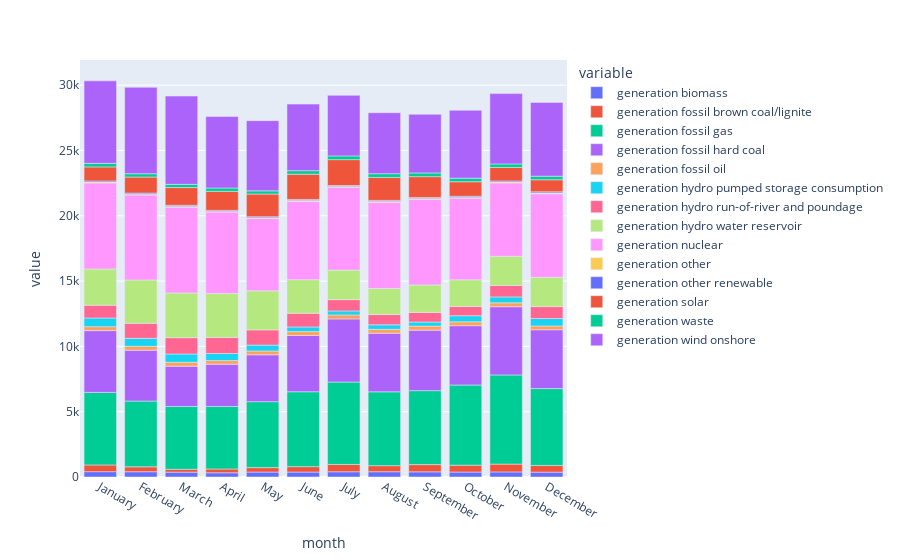

The code cell stored with this chart in its notebook:
### Code cell
fig= px.bar(df_generation)
fig.update_layout(barmode="relative")
fig.show()

### Figure 1 — Plotly figure (JSON) as saved in the notebook; plotly's stock layout.template omitted (floating-point values rounded to 4 significant figures)
{"data": [{"alignmentgroup": "True", "hovertemplate": "variable=generation biomass<br>month=%{x}<br>value=%{y}<extra></extra>", "legendgroup": "generation biomass", "marker": {"color": "#636efa", "pattern": {"shape": ""}}, "name": "generation biomass", "offsetgroup": "generation biomass", "orientation": "v", "showlegend": true, "textposition": "auto", "type": "bar", "x": ["January", "February", "March", "April", "May", "June", "July", "August", "September", "October", "November", "December"], "xaxis": "x", "y": [408.5, 403.3, 372.4, 323.3, 378.1, 379.5, 399.8, 403.2, 393.5, 379.4, 389.0, 372.5], "yaxis": "y"}, {"alignmentgroup": "True", "hovertemplate": "variable=generation fossil brown coal/lignite<br>month=%{x}<br>value=%{y}<extra></extra>", "legendgroup": "generation fossil brown coal/lignite", "marker": {"color": "#EF553B", "pattern": {"shape": ""}}, "name": "generation fossil brown coal/lignite", "offsetgroup": "generation fossil brown coal/lignite", "orientation": "v", "showlegend": true, "textposition": "auto", "type": "bar", "x": ["January", "February", "March", "April", "May", "June", "July", "August", "September", "October", "November", "December"], "xaxis": "x", "y": [513.7, 377.2, 219.4, 290.5, 340.4, 413.5, 560.1, 465.5, 555.6, 527.4, 597.1, 511.9], "yaxis": "y"}, {"alignmentgroup": "True", "hovertemplate": "variable=generation fossil gas<br>month=%{x}<br>value=%{y}<extra></extra>", "legendgroup": "generation fossil gas", "marker": {"color": "#00cc96", "pattern": {"shape": ""}}, "name": "generation fossil gas", "offsetgroup": "generation fossil gas", "orientation": "v", "showlegend": true, "textposition": "auto", "type": "bar", "x": ["January", "February", "March", "April", "May", "June", "July", "August", "September", "October", "November", "December"], "xaxis": "x", "y": [5556.0, 5033.0, 4806.0, 4783.0, 5048.0, 5733.0, 6310.0, 5653.0, 5664.0, 6136.0, 6827.0, 5886.0], "yaxis": "y"}, {"alignmentgroup": "True", "hovertemplate": "variable=generation fossil hard coal<br>month=%{x}<br>value=%{y}<extra></extra>", "legendgroup": "generation fossil hard coal", "marker": {"color": "#ab63fa", "pattern": {"shape": ""}}, "name": "generation fossil hard coal", "offsetgroup": "generation fossil hard coal", "orientation": "v", "showlegend": true, "textposition": "auto", "type": "bar", "x": ["January", "February", "March", "April", "May", "June", "July", "August", "September", "October", "November", "December"], "xaxis": "x", "y": [4729.0, 3892.0, 3086.0, 3236.0, 3587.0, 4309.0, 4833.0, 4485.0, 4631.0, 4542.0, 5224.0, 4502.0], "yaxis": "y"}, {"alignmentgroup": "True", "hovertemplate": "variable=generation fossil oil<br>month=%{x}<br>value=%{y}<extra></extra>", "legendgroup": "generation fossil oil", "marker": {"color": "#FFA15A", "pattern": {"shape": ""}}, "name": "generation fossil oil", "offsetgroup": "generation fossil oil", "orientation": "v", "showlegend": true, "textposition": "auto", "type": "bar", "x": ["January", "February", "March", "April", "May", "June", "July", "August", "September", "October", "November", "December"], "xaxis": "x", "y": [302.3, 300.9, 301.0, 279.5, 295.7, 298.4, 309.2, 299.2, 308.0, 294.8, 298.5, 292.6], "yaxis": "y"}, {"alignmentgroup": "True", "hovertemplate": "variable=generation hydro pumped storage consumption<br>month=%{x}<br>value=%{y}<extra></extra>", "legendgroup": "generation hydro pumped storage consumption", "marker": {"color": "#19d3f3", "pattern": {"shape": ""}}, "name": "generation hydro pumped storage consumption", "offsetgroup": "generation hydro pumped storage consumption", "orientation": "v", "showlegend": true, "textposition": "auto", "type": "bar", "x": ["January", "February", "March", "April", "May", "June", "July", "August", "September", "October", "November", "December"], "xaxis": "x", "y": [665.6, 607.6, 632.8, 546.9, 449.5, 353.9, 302.9, 346.7, 313.6, 468.4, 455.3, 568.2], "yaxis": "y"}, {"alignmentgroup": "True", "hovertemplate": "variable=generation hydro run-of-river and poundage<br>month=%{x}<br>value=%{y}<extra></extra>", "legendgroup": "generation hydro run-of-river and poundage", "marker": {"color": "#FF6692", "pattern": {"shape": ""}}, "name": "generation hydro run-of-river and poundage", "offsetgroup": "generation hydro run-of-river and poundage", "orientation": "v", "showlegend": true, "textposition": "auto", "type": "bar", "x": ["January", "February", "March", "April", "May", "June", "July", "August", "September", "October", "November", "December"], "xaxis": "x", "y": [979.1, 1147.0, 1248.0, 1230.0, 1164.0, 1041.0, 862.1, 784.2, 738.4, 703.6, 871.6, 913.2], "yaxis": "y"}, {"alignmentgroup": "True", "hovertemplate": "variable=generation hydro water reservoir<br>month=%{x}<br>value=%{y}<extra></extra>", "legendgroup": "generation hydro water reservoir", "marker": {"color": "#B6E880", "pattern": {"shape": ""}}, "name": "generation hydro water reservoir", "offsetgroup": "generation hydro water reservoir", "orientation": "v", "showlegend": true, "textposition": "auto", "type": "bar", "x": ["January", "February", "March", "April", "May", "June", "July", "August", "September", "October", "November", "December"], "xaxis": "x", "y": [2771.0, 3324.0, 3428.0, 3353.0, 2988.0, 2582.0, 2262.0, 1995.0, 2101.0, 2046.0, 2236.0, 2243.0], "yaxis": "y"}, {"alignmentgroup": "True", "hovertemplate": "variable=generation nuclear<br>month=%{x}<br>value=%{y}<extra></extra>", "legendgroup": "generation nuclear", "marker": {"color": "#FF97FF", "pattern": {"shape": ""}}, "name": "generation nuclear", "offsetgroup": "generation nuclear", "orientation": "v", "showlegend": true, "textposition": "auto", "type": "bar", "x": ["January", "February", "March", "April", "May", "June", "July", "August", "September", "October", "November", "December"], "xaxis": "x", "y": [6589.0, 6499.0, 6559.0, 6239.0, 5536.0, 5993.0, 6338.0, 6601.0, 6548.0, 6244.0, 5619.0, 6397.0], "yaxis": "y"}, {"alignmentgroup": "True", "hovertemplate": "variable=generation other<br>month=%{x}<br>value=%{y}<extra></extra>", "legendgroup": "generation other", "marker": {"color": "#FECB52", "pattern": {"shape": ""}}, "name": "generation other", "offsetgroup": "generation other", "orientation": "v", "showlegend": true, "textposition": "auto", "type": "bar", "x": ["January", "February", "March", "April", "May", "June", "July", "August", "September", "October", "November", "December"], "xaxis": "x", "y": [62.63, 67.54, 64.7, 45.48, 55.4, 62.04, 55.57, 61.69, 62.22, 64.01, 61.51, 60.27], "yaxis": "y"}, {"alignmentgroup": "True", "hovertemplate": "variable=generation other renewable<br>month=%{x}<br>value=%{y}<extra></extra>", "legendgroup": "generation other renewable", "marker": {"color": "#636efa", "pattern": {"shape": ""}}, "name": "generation other renewable", "offsetgroup": "generation other renewable", "orientation": "v", "showlegend": true, "textposition": "auto", "type": "bar", "x": ["January", "February", "March", "April", "May", "June", "July", "August", "September", "October", "November", "December"], "xaxis": "x", "y": [86.22, 84.07, 83.34, 85.28, 86.8, 85.55, 84.27, 83.87, 86.71, 87.17, 86.91, 87.35], "yaxis": "y"}, {"alignmentgroup": "True", "hovertemplate": "variable=generation solar<br>month=%{x}<br>value=%{y}<extra></extra>", "legendgroup": "generation solar", "marker": {"color": "#EF553B", "pattern": {"shape": ""}}, "name": "generation solar", "offsetgroup": "generation solar", "orientation": "v", "showlegend": true, "textposition": "auto", "type": "bar", "x": ["January", "February", "March", "April", "May", "June", "July", "August", "September", "October", "November", "December"], "xaxis": "x", "y": [1078.0, 1227.0, 1358.0, 1455.0, 1734.0, 1929.0, 1980.0, 1759.0, 1595.0, 1110.0, 1034.0, 925.0], "yaxis": "y"}, {"alignmentgroup": "True", "hovertemplate": "variable=generation waste<br>month=%{x}<br>value=%{y}<extra></extra>", "legendgroup": "generation waste", "marker": {"color": "#00cc96", "pattern": {"shape": ""}}, "name": "generation waste", "offsetgroup": "generation waste", "orientation": "v", "showlegend": true, "textposition": "auto", "type": "bar", "x": ["January", "February", "March", "April", "May", "June", "July", "August", "September", "October", "November", "December"], "xaxis": "x", "y": [271.0, 256.4, 248.4, 261.0, 244.2, 274.0, 286.6, 284.5, 283.3, 278.8, 273.0, 271.0], "yaxis": "y"}, {"alignmentgroup": "True", "hovertemplate": "variable=generation wind onshore<br>month=%{x}<br>value=%{y}<extra></extra>", "legendgroup": "generation wind onshore", "marker": {"color": "#ab63fa", "pattern": {"shape": ""}}, "name": "generation wind onshore", "offsetgroup": "generation wind onshore", "orientation": "v", "showlegend": true, "textposition": "auto", "type": "bar", "x": ["January", "February", "March", "April", "May", "June", "July", "August", "September", "October", "November", "December"], "xaxis": "x", "y": [6317.0, 6615.0, 6757.0, 5468.0, 5372.0, 5094.0, 4635.0, 4667.0, 4490.0, 5194.0, 5379.0, 5651.0], "yaxis": "y"}], "layout": {"barmode": "relative", "legend": {"title": {"text": "variable"}, "tracegroupgap": 0}, "margin": {"t": 60}, "xaxis": {"anchor": "y", "domain": [0, 1], "title": {"text": "month"}}, "yaxis": {"anchor": "x", "domain": [0, 1], "title": {"text": "value"}}}}
